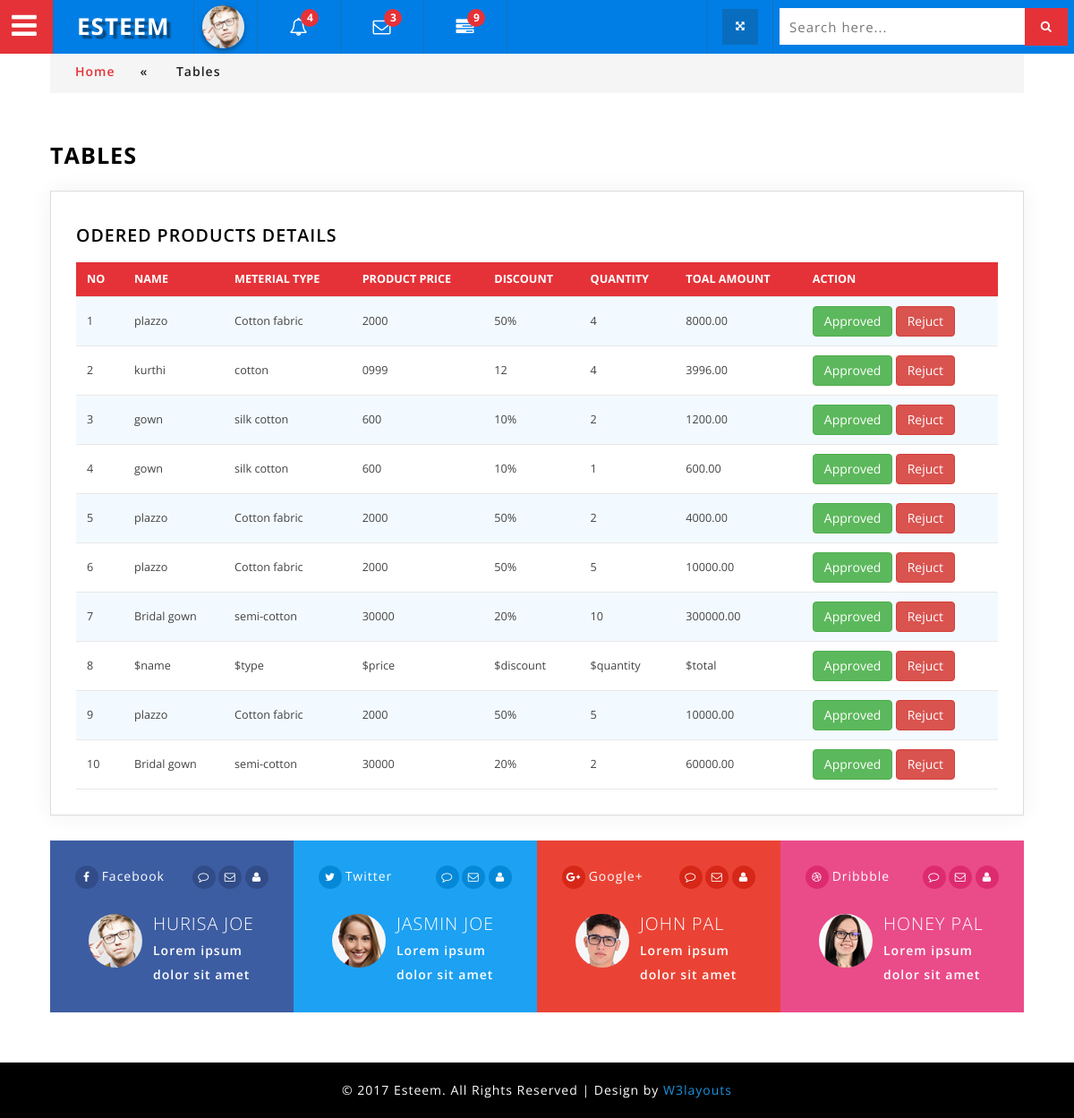
The page /admin/oders_table.php (signed in) on the database its author committed.
### tables this page shows
CREATE TABLE `oodered_product` (
  `od_id` int(200) NOT NULL,
  `pro_name` varchar(300) NOT NULL,
  `product_type` varchar(300) NOT NULL,
  `pro_price` varchar(300) NOT NULL,
  `discount` varchar(300) NOT NULL,
  `quantity` varchar(300) NOT NULL,
  `total` varchar(300) NOT NULL,
  `status` int(100) NOT NULL,
  `user_id` varchar(100) NOT NULL
);

### admin/oders_table.php (the view, shortened to what this page needs)
<!DOCTYPE html>
<html lang="zxx">
<head>
<link href="css/bootstrap.css" rel="stylesheet" type="text/css" media="all" />
<link rel="stylesheet" type="text/css" href="css/table-style.css" />
<link rel="stylesheet" type="text/css" href="css/basictable.css" />
<link href="css/component.css" rel="stylesheet" type="text/css" media="all" />
<link href="css/style_grid.css" rel="stylesheet" type="text/css" media="all" />
<link href="css/style.css" rel="stylesheet" type="text/css" media="all" />
<link href="css/font-awesome.css" rel="stylesheet">
</head>
<body>
<div class="wthree_agile_admin_info">
		  <div class="w3_agileits_top_nav">
			<ul id="gn-menu" class="gn-menu-main">
				<li class="gn-trigger">
					<a class="gn-icon gn-icon-menu"><i class="fa fa-bars" aria-hidden="true"></i><span>Menu</span></a>
				</li>
                <li class="second logo"><h1><a href="main-page.html"><i class="fa fa-graduation-cap" aria-hidden="true"></i>Esteem </a></h1></li>
					<li class="second admin-pic">
				       <ul class="top_dp_agile">
									<li class="dropdown profile_details_drop">
										<a href="#" class="dropdown-toggle" data-toggle="dropdown" aria-expanded="false">
											<div class="profile_img">
												<span class="prfil-img"><img src="images/admin.jpg" alt=""> </span>
											</div>
										</a>
									</li>
						</ul>
				</li>
				<li class="second top_bell_nav">
				   <ul class="top_dp_agile ">
									<li class="dropdown head-dpdn">
										<a href="#" class="dropdown-toggle" data-toggle="dropdown" aria-expanded="true"><i class="fa fa-bell-o" aria-hidden="true"></i> <span class="badge blue">4</span></a>
									</li>
						</ul>
				</li>
				<li class="second top_bell_nav">
				   <ul class="top_dp_agile ">
									<li class="dropdown head-dpdn">
										<a href="#" class="dropdown-toggle" data-toggle="dropdown" aria-expanded="true"><i class="fa fa-envelope-o" aria-hidden="true"></i> <span class="badge blue">3</span></a>
									</li>
						</ul>
				</li>
				<li class="second top_bell_nav">
				   <ul class="top_dp_agile ">
				       <li class="dropdown head-dpdn">
										<a href="#" class="dropdown-toggle" data-toggle="dropdown" aria-expanded="false"><i class="fa fa-tasks"></i><span class="badge blue">9</span></a>
									</li>
								</ul>
				</li>
				<li class="second w3l_search">
						<form action="#" method="post">
							<input type="search" name="search" placeholder="Search here..." required="">
							<button class="btn btn-default" type="submit"><i class="fa fa-search" aria-hidden="true"></i></button>
						</form>
				</li>
				<li class="second full-screen">
					<section class="full-top">
						<button id="toggle"><i class="fa fa-arrows-alt" aria-hidden="true"></i></button>
					</section>
				</li>
			</ul>
		</div>
				<div class="inner_content">
						<div class="w3l_agileits_breadcrumbs">
							<div class="w3l_agileits_breadcrumbs_inner">
								<ul>
									<li><a href="main-page.php">Home</a><span>«</span></li>
									<li>Tables</li>
								</ul>
							</div>
						</div>
					<div class="inner_content_w3_agile_info two_in">
    <h2 class="w3_inner_tittle">Tables</h2>
    <?php
    require("connection.php");
    $res = $con->query("SELECT * FROM `oodered_product`");
    $count = $res->num_rows;
    ?>
    <div class="agile-tables">
        <div class="w3l-table-info agile_info_shadow">
            <h3 class="w3_inner_tittle two">Odered products Details</h3>
            <table id="table">
                <thead>
                    <tr>
					    <th>no</th>
                        <th>Name</th>
                        <th>Meterial Type</th>
                        <th>Product Price</th>
                        <th>Discount</th>
                        <th>Quantity</th>
                        <th>Toal Amount</th>
						<th>Action</th>
                    </tr>
                </thead>
                <tbody>
                    <?php
					$no =1;
                    if ($count > 0) {
                        while ($row = $res->fetch_assoc()) {
                    ?>
                            <tr>
							    <td><?php echo $no; ?></td>
                                <td><?php echo $row["pro_name"]; ?></td>
                                <td><?php echo $row["product_type"]; ?></td>
                                <td><?php echo $row["pro_price"]; ?></td>
                                <td><?php echo $row["discount"]; ?></td>
                                <td><?php echo $row["quantity"]; ?></td>
                                <td><?php echo $row["total"]; ?></td>
								<td>
                                <a href="oder_tab_approved.php ? var=<?php echo $row["od_id"];?> " class= "btn btn-success"> Approved </a>
								<a href="oder_tab_reject.php ? reg=<?php echo $row["od_id"];?>" class= "btn btn-danger"> Rejuct </a>
                            </tr>
                    <?php
					$no++ ;
                        }
                    }
                    ?>
                </tbody>
            </table>
        </div>
    </div>
</div>
						  <div class="social_media_w3ls">
						      <div class="col-md-3 socail_grid_agile facebook">
                                     <ul class="icon_w3_info">
									   <li><a href="#" class="wthree_facebook"> <i class="fa fa-facebook" aria-hidden="true"></i></a></li>
									   <li>Facebook</li>
									 </ul>
									  <ul class="icon_w3_social">
									    <li><i class="fa fa-comment-o" aria-hidden="true"></i></li>
										<li><i class="fa fa-envelope-o" aria-hidden="true"></i></li>
										<li><i class="fa fa-user" aria-hidden="true"></i></li>
                                      </ul>
									 <div class="clearfix"></div>
									  <div class="bottom_info_social">
									 <div class="col-md-4 agile_w3l_social_media_text_img">
									    <img src="images/admin.jpg" alt="">
									 </div>
									  <div class="col-md-8 agile_w3l_social_media_text">
									    <h4>Hurisa Joe</h4>
										<p>Lorem ipsum dolor sit amet</p>
									 </div>
									 <div class="clearfix"></div>
									 </div>
                              </div>
							  <div class="col-md-3 socail_grid_agile twitter">
                                         <ul class="icon_w3_info">
									   <li><a href="#" class="wthree_facebook"><i class="fa fa-twitter" aria-hidden="true"></i></a></li>
									   <li>Twitter</li>
									 </ul>
									  <ul class="icon_w3_social">
									    <li><i class="fa fa-comment-o" aria-hidden="true"></i></li>
										<li><i class="fa fa-envelope-o" aria-hidden="true"></i></li>
										<li><i class="fa fa-user" aria-hidden="true"></i></li>
                                      </ul>
									 <div class="clearfix"></div>
									  <div class="bottom_info_social">
									 <div class="col-md-4 agile_w3l_social_media_text_img">
									    <img src="images/a1.jpg" alt="">
									 </div>
									  <div class="col-md-8 agile_w3l_social_media_text">
									    <h4>Jasmin Joe</h4>
										<p>Lorem ipsum dolor sit amet</p>
									 </div>
									 <div class="clearfix"></div>
									 </div>
                              </div>
							  <div class="col-md-3 socail_grid_agile gmail">
                                     <ul class="icon_w3_info">
									   <li><a href="#" class="wthree_facebook"><i class="fa fa-google-plus" aria-hidden="true"></i></a></li>
									   <li>Google+</li>
									 </ul>
									  <ul class="icon_w3_social">
									    <li><i class="fa fa-comment-o" aria-hidden="true"></i></li>
										<li><i class="fa fa-envelope-o" aria-hidden="true"></i></li>
										<li><i class="fa fa-user" aria-hidden="true"></i></li>
                                      </ul>
									 <div class="clearfix"></div>
									  <div class="bottom_info_social">
									 <div class="col-md-4 agile_w3l_social_media_text_img">
									    <img src="images/a2.jpg" alt="">
									 </div>
									  <div class="col-md-8 agile_w3l_social_media_text">
									    <h4>John Pal</h4>
										<p>Lorem ipsum dolor sit amet</p>
									 </div>
									 <div class="clearfix"></div>
									 </div>
                              </div>
							  <div class="col-md-3 socail_grid_agile dribble">
							     <ul class="icon_w3_info">
									  <li><a href="#" class="wthree_facebook"><i class="fa fa-dribbble" aria-hidden="true"></i></a></li>
									   <li>Dribbble</li>
									 </ul>
									  <ul class="icon_w3_social">
									    <li><i class="fa fa-comment-o" aria-hidden="true"></i></li>
										<li><i class="fa fa-envelope-o" aria-hidden="true"></i></li>
										<li><i class="fa fa-user" aria-hidden="true"></i></li>
                                      </ul>
									 <div class="clearfix"></div>
									  <div class="bottom_info_social">
									 <div class="col-md-4 agile_w3l_social_media_text_img">
									    <img src="images/a4.jpg" alt="">
									 </div>
									  <div class="col-md-8 agile_w3l_social_media_text">
									    <h4>Honey Pal</h4>
										<p>Lorem ipsum dolor sit amet</p>
									 </div>
									 <div class="clearfix"></div>
									 </div>
                              </div>
						</div>
				    </div>
				</div>
<div class="copyrights">
	 <p>© 2017 Esteem. All Rights Reserved | Design by  <a href="http://w3layouts.com/" target="_blank">W3layouts</a> </p>
</div>
</body>
</html>

### admin/css/table-style.css (style rules this page uses)
table { background: white; border-collapse: collapse; margin: 1.25em 0 0; width: 100%; }
table tr, table th, table td { border: none; border-bottom: 1px solid #e8e8e8; font-size: .95em; }
table th, table td { padding: 10px 12px; text-align: left; }
table th { background: #e53238; color: #fff; text-transform: uppercase; }
table tr td { background: #f3faff; color: #424242; }
table tr:nth-of-type(2n+2) td { background: #ffffff; }
table { width: 100%; }

### admin/css/component.css (style rules this page uses)
*, *:after, *::before { -webkit-box-sizing: border-box; -moz-box-sizing: border-box; box-sizing: border-box; }
.gn-menu-main ul { margin: 0; padding: 0; list-style: none; text-transform: none; }
.gn-menu-main { top: 0; left: 0; width: 100%; height: 60px; font-size: 13px; position: fixed; }
.w3_agileits_top_nav { background: #007ee5; color: #fff; top: 0; left: 0; width: 100%; height: 60px; font-size: 13px; position: fixed; z-index: 999; }
.gn-menu-main a { display: block; height: 100%; color: #fff; text-decoration: none; cursor: pointer; }
.gn-menu-main > li { display: block; float: left; height: 100%; border-right: 1px solid #1372bf; text-align: center; }
li.second { padding: 0 7px; }
li.second.logo { padding: 0 26px; }
i.fa.fa-bars { color: #fff; }
.gn-menu-main li.gn-trigger { position: relative; width: 60px; -webkit-touch-callout: none; -webkit-user-select: none; -khtml-user-select: none; -moz-user-select: none; -ms-user-select: none; user-select: none; background: #e53238; color: #fff; padding: 5px 8px 0 0; font-size: 2.5em; }
.gn-menu-main > li:nth-child(7) { float: right; border-right: none; width: 28%; margin-top: 9px; }
.gn-menu-main > li:last-child { float: right; border-left: 1px solid #1372bf; }
.gn-menu-main > li > a { text-transform: uppercase; letter-spacing: 1px; font-weight: bold; }
.gn-menu-main:after { display: table; clear: both; content: ""; }
@media (max-width:1280px) { .gn-menu-main li.gn-trigger { position: relative; width: 60px; -webkit-touch-callout: none; -webkit-user-select: none; -khtml-user-select: none; -moz-user-select: none; -ms-user-select: none; user-select: none; background: #e53238; color: #fff; padding: 5px 4px 0 0; font-size: 2.5em; } }

### rows shown on the page
oodered_product: pro_name "plazzo", product_type "Cotton fabric", pro_price "2000", discount "50%", quantity "4", total "8000.00"
oodered_product: pro_name "kurthi", product_type "cotton", pro_price "0999", discount "12", quantity "4", total "3996.00"
oodered_product: pro_name "gown", product_type "silk cotton", pro_price "600", discount "10%", quantity "2", total "1200.00"
oodered_product: pro_name "gown", product_type "silk cotton", pro_price "600", discount "10%", quantity "1", total "600.00"
oodered_product: pro_name "plazzo", product_type "Cotton fabric", pro_price "2000", discount "50%", quantity "2", total "4000.00"
oodered_product: pro_name "plazzo", product_type "Cotton fabric", pro_price "2000", discount "50%", quantity "5", total "10000.00"
oodered_product: pro_name "Bridal gown", product_type "semi-cotton", pro_price "30000", discount "20%", quantity "10", total "300000.00"
oodered_product: pro_name "$name", product_type "$type", pro_price "$price", discount "$discount", quantity "$quantity", total "$total"
oodered_product: pro_name "plazzo", product_type "Cotton fabric", pro_price "2000", discount "50%", quantity "5", total "10000.00"
oodered_product: pro_name "Bridal gown", product_type "semi-cotton", pro_price "30000", discount "20%", quantity "2", total "60000.00"
